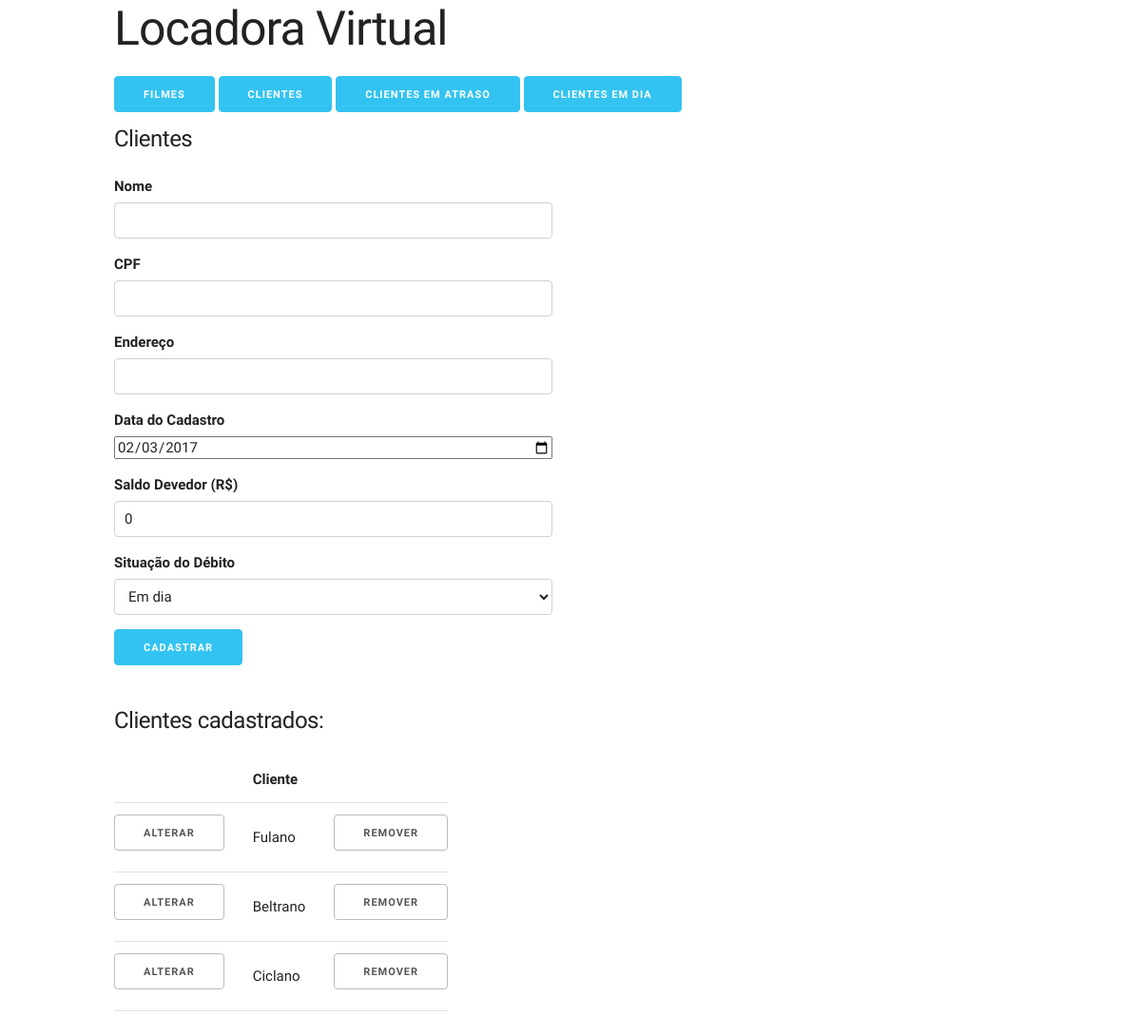
Screenshot of /index_cliente.php with the database file from the repository.
### tables this page shows
CREATE TABLE IF NOT EXISTS `cliente` (
  `cpf` VARCHAR(11) NOT NULL,
  `nome_cliente` VARCHAR(255) NOT NULL,
  `endereco` VARCHAR(45) NULL,
  `data_cadastro` TIMESTAMP NOT NULL DEFAULT CURRENT_TIMESTAMP,
  `saldo_devedor` DECIMAL(15,2) NOT NULL DEFAULT 0,
  `situacao_debito` VARCHAR(100) NOT NULL DEFAULT 'Em dia',
  UNIQUE INDEX `nome_UNIQUE` (`nome_cliente` ASC),
  UNIQUE INDEX `endereco_UNIQUE` (`endereco` ASC),
  PRIMARY KEY (`cpf`));

### public/repositorio_clientes.php (called while the page is built, shortened)
<?php
require 'conexao.php';
include 'cliente.php';
class RepositorioClientesMySQL implements IRepositorioClientes
{
  private $conexao;
  function __construct()
  {
    $this->conexao = new Conexao("mysql", getenv('MYSQL_USER'), getenv('MYSQL_PASSWORD'), getenv('MYSQL_DATABASE'));
  }
  private function fetchObjectsInArray($lista)
  {
    $arrayClientes = array();
    while ($linha = mysqli_fetch_object($lista)) {
      array_push($arrayClientes, new Cliente(
        $linha->nome_cliente,
        $linha->cpf,
        $linha->endereco,
        $linha->data_cadastro,
        $linha->saldo_devedor,
        $linha->situacao_debito
      ));
    }
    return $arrayClientes;
  }
  public function getListaClientes()
  {
    $lista = $this->conexao->executarQuery('SELECT * FROM cliente;');
    return $this->fetchObjectsInArray($lista);
  }
}
$repositorio = new RepositorioClientesMySQL();

### public/conexao.php (called while the page is built, shortened)
<?php
class Conexao
{
  private $host;
  private $usuario;
  private $senha;
  private $banco;
  private $conexao;
  function __construct($host, $usuario, $senha, $banco)
  {
    $this->host = $host;
    $this->usuario = $usuario;
    $this->senha = $senha;
    $this->banco = $banco;
  }
  public function conectar()
  {
    $this->conexao = new mysqli(
      $this->host,
      $this->usuario,
      $this->senha,
      $this->banco
    );
    return true;
  }
  public function executarQuery($sql)
  {
    return $this->conexao->query($sql);
  }
}

### public/cliente.php (called while the page is built, shortened)
<?php
class Cliente
{
  private $nomeCliente;
  private $cpf;
  function __construct($nomeCliente=null, $cpf=null, $endereco=null, $dataCadastro=null, $saldoDevedor=0, $situacaoDebito=null)
  {
    $this->nomeCliente = $nomeCliente;
    $this->cpf = $cpf;
  }
  public function getNomeCliente()
  {
      return $this->nomeCliente;
  }
  public function getCpf()
  {
      return $this->cpf;
  }
}

### public/index_cliente.php (the view, shortened to what this page needs)
<?php
require 'repositorio_clientes.php';
$acao = 'cadastrar';
$clientes = null;
$filtro_situacao_debito = 'cadastrados';
if (!$clientes) {
  $clientes = $repositorio->getListaClientes();
}
?>
<!DOCTYPE html>
<html lang="en">
<head>
  <link rel="stylesheet" href="css/normalize.css">
  <link rel="stylesheet" href="css/skeleton.css">
</head>
<body>
  <div class="section hero">
    <div class="container">
      <div class="row">
          <h1 class="hero-heading">Locadora Virtual</h1>
          <a class="button button-primary" href="index.php">Filmes</a>
          <a class="button button-primary" href="index_cliente.php">Clientes</a>
          <a class="button button-primary" href="index_cliente.php?situacao_debito=atraso">Clientes em atraso</a>
          <a class="button button-primary" href="index_cliente.php?situacao_debito=dia">Clientes em dia</a>
      </div>
      <div class="row">
        <div class="one-half column">
          <h5>Clientes</h5>
          <form method="post" action="action_cliente.php">
            <?php include 'form_cliente.php'; ?>
            <input class="button-primary" type="submit" value="<?php echo ucfirst($acao); ?>">
          </form>
        </div>
      </div>
      <div class="row">
          <h5>Clientes <?php echo $filtro_situacao_debito;?>:</h5>
          <?php if (!$clientes) : ?>
            <p>Nenhum cliente cadastrado.</p>
          <?php else: ?>
          <table>
            <thead>
              <tr>
                <th></th>
                <th>Cliente</th>
                <th></th>
              </tr>
            </thead>
            <tbody>
              <?php foreach ($clientes as $cliente) : ?>
              <tr>
                <td><a class="button" href="index_cliente.php?acao=alterar&cpf=<?php echo $cliente->getCpf(); ?>">Alterar</a></td>
                <td><?php echo $cliente->getNomeCliente(); ?></td>
                <td><a class="button" href="index_cliente.php?acao=remover&cpf=<?php echo $cliente->getCpf(); ?>">Remover</a></td>
              </tr>
              <?php endforeach ?>
            </tbody>
          </table>
          <?php endif ?>
      </div>
    </div>
  </div>
</body>
</html>

### public/css/skeleton.css (style rules this page uses)
.container { position: relative; width: 100%; max-width: 960px; margin: 0 auto; padding: 0 20px; box-sizing: border-box; }
.column, .columns { width: 100%; float: left; box-sizing: border-box; }
@media (min-width: 400px) { .container { width: 85%; padding: 0; } }
@media (min-width: 550px) { .container { width: 80%; } }
@media (min-width: 550px) { .column, .columns { margin-left: 4%; } }
@media (min-width: 550px) { .column:first-child, .columns:first-child { margin-left: 0; } }
@media (min-width: 550px) { .one-half.column { width: 48%; } }
html { font-size: 62.5%; }
body { font-size: 1.5em; line-height: 1.6; font-weight: 400; font-family: "Raleway", "HelveticaNeue", "Helvetica Neue", Helvetica, Arial, sans-serif; color: #222; }
h1, h2, h3, h4, h5, h6 { margin-top: 0; margin-bottom: 2rem; font-weight: 300; }
h1 { font-size: 4.0rem; line-height: 1.2; letter-spacing: -.1rem; }
h5 { font-size: 1.8rem; line-height: 1.5; letter-spacing: -.05rem; }
@media (min-width: 550px) { h1 { font-size: 5.0rem; } }
@media (min-width: 550px) { h5 { font-size: 2.4rem; } }
a { color: #1EAEDB; }
.button, button, input[type="submit"], input[type="reset"], input[type="button"] { display: inline-block; height: 38px; padding: 0 30px; color: #555; text-align: center; font-size: 11px; font-weight: 600; line-height: 38px; letter-spacing: .1rem; text-transform: uppercase; text-decoration: none; white-space: nowrap; background-color: transparent; border-radius: 4px; border: 1px solid #bbb; cursor: pointer; box-sizing: border-box; }
.button.button-primary, button.button-primary, input[type="submit"].button-primary, input[type="reset"].button-primary, input[type="button"].button-primary { color: #FFF; background-color: #33C3F0; border-color: #33C3F0; }
th, td { padding: 12px 15px; text-align: left; border-bottom: 1px solid #E1E1E1; }
th:first-child, td:first-child { padding-left: 0; }
th:last-child, td:last-child { padding-right: 0; }
button, .button { margin-bottom: 1rem; }
input, textarea, select, fieldset { margin-bottom: 1.5rem; }
pre, blockquote, dl, figure, table, p, ul, ol, form { margin-bottom: 2.5rem; }
.container:after, .row:after, .u-cf { content: ""; display: table; clear: both; }

### rows the page displays
cliente: nome_cliente "Fulano"
cliente: nome_cliente "Beltrano"
cliente: nome_cliente "Ciclano"

### other values shown
$filtro_situacao_debito "cadastrados"
